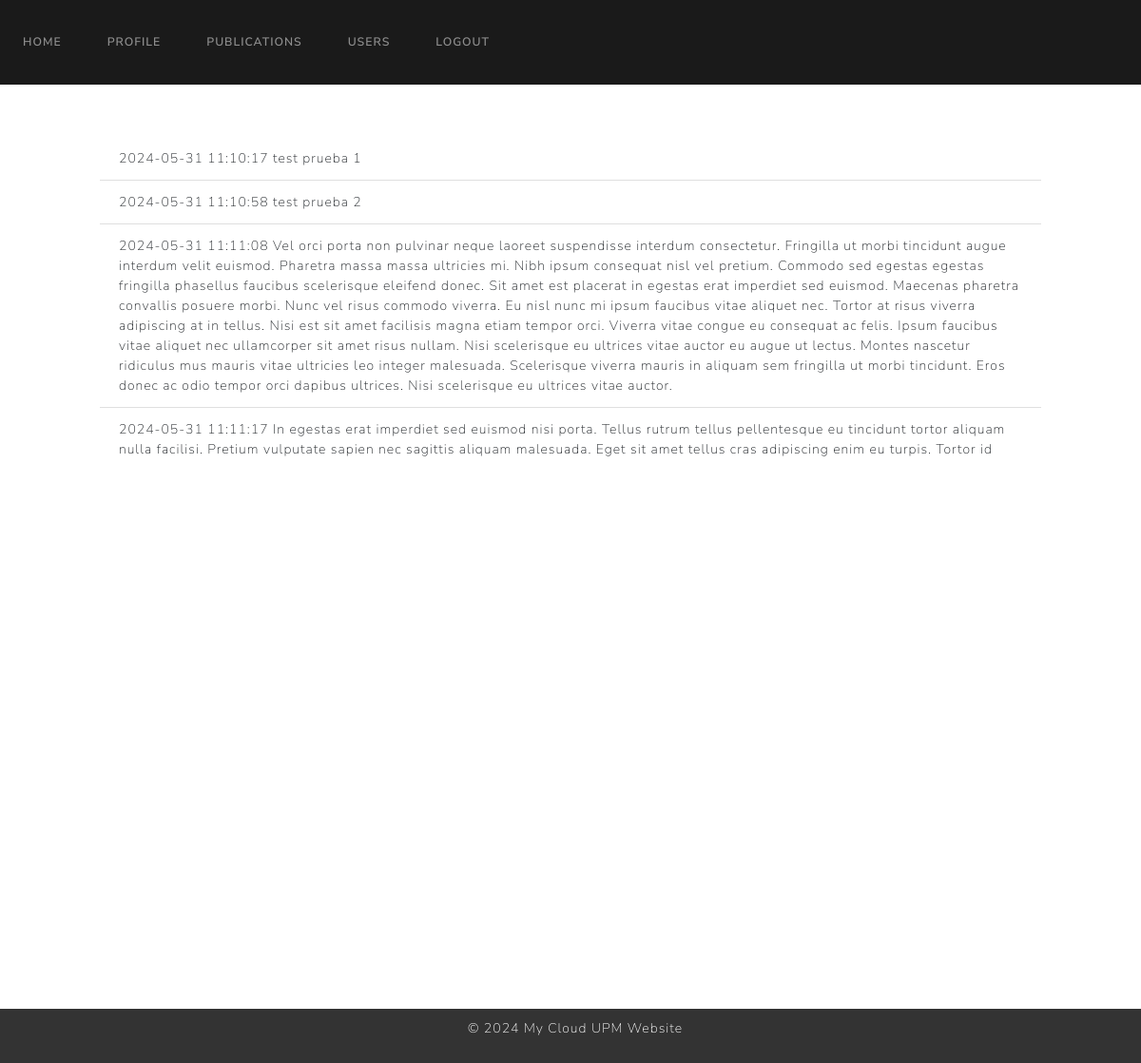
/viewuser/sergio.hlazaro@alumnos.upm.es (signed in), run on the app's committed database.
### website/models.py (models this page shows)
class Publication(db.Model):
    id = db.Column(db.Integer, primary_key=True)
    content = db.Column(db.Text, nullable=False)
    date = db.Column(db.DateTime(timezone=True), default=func.now())
    user_id = db.Column(db.Integer, db.ForeignKey('user.id'), nullable=False)

### website/views.py (the view)
@views.route('/viewuser/<email>')
@login_required
def viewuser(email):
    user = User.query.filter_by(email=email).first()
    if user:
        publications = Publication.query.filter_by(user_id=user.id).all()
        return render_template("publications.html", user=user, publications=publications)
    else:
        flash('User not found', category='error')
        print('User not found')
        return render_template("userlist.html", user=current_user)

### website/templates/publications.html (shortened to what this page needs)
{% extends "base.html" %}
{% block content %}
<div style="height: 345px; overflow-y: auto; padding: 5px; max-width: 1000px; margin: auto; margin-top: 50px;">
    <ul class="list-group list-group-flush" id="publications">
        {% for publication in user.publications %}
        <li class="list-group-item">
            <div style="display: flex; justify-content: space-between;">
                <span>{{ publication.date }} {{ publication.content }}</span>
            </div>
        </li>
        {% endfor %}
    </ul>
</div>
{% endblock %}

### data on the page
Publication: date "2024-05-31 11:10:17", content "test prueba 1"
Publication: date "2024-05-31 11:10:58", content "test prueba 2"
Publication: date "2024-05-31 11:11:08", content "Vel orci porta non pulvinar neque laoreet suspendisse interdum consectetur. Fringilla ut morbi tincidunt augue interdum velit euismod. Pharetra massa massa ultricies mi. Nibh ipsum consequat nisl vel pretium. Commodo sed egestas egestas fringilla phasellus faucibus scelerisque eleifend donec. Sit amet est placerat in egestas erat imperdiet sed euismod. Maecenas pharetra convallis posuere morbi. Nunc vel risus commodo viverra. Eu nisl nunc mi ipsum faucibus vitae aliquet nec. Tortor at risus viverra adipiscing at in tellus. Nisi est sit amet facilisis magna etiam tempor orci. Viverra vitae congue eu consequat ac felis. Ipsum faucibus vitae aliquet nec ullamcorper sit amet risus nullam. Nisi…"
Publication: date "2024-05-31 11:11:17", content "In egestas erat imperdiet sed euismod nisi porta. Tellus rutrum tellus pellentesque eu tincidunt tortor aliquam nulla facilisi. Pretium vulputate sapien nec sagittis aliquam malesuada. Eget sit amet tellus cras adipiscing enim eu turpis. Tortor id…"
